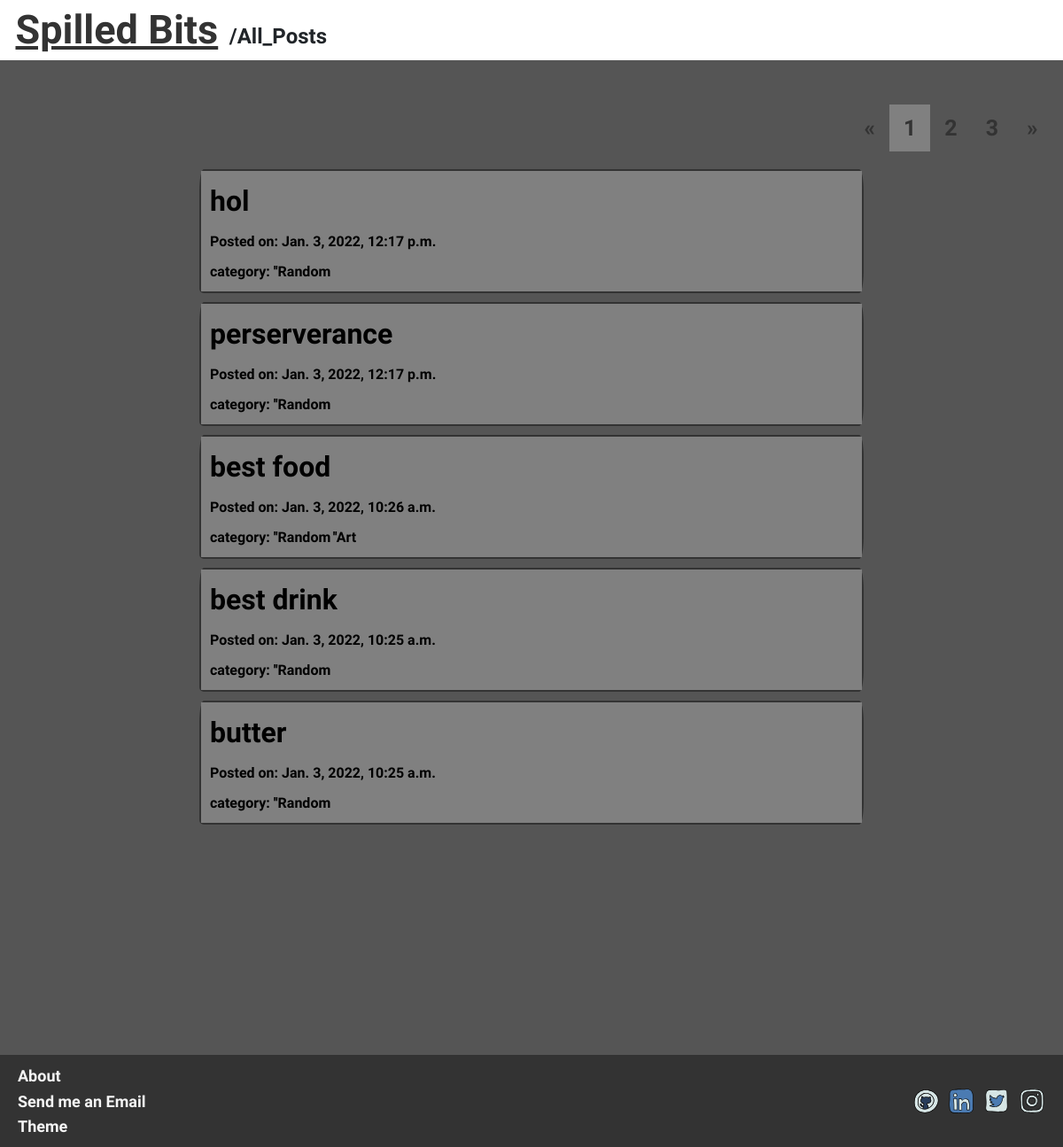
The page /all-posts/page/1/ on the database as committed earlier.
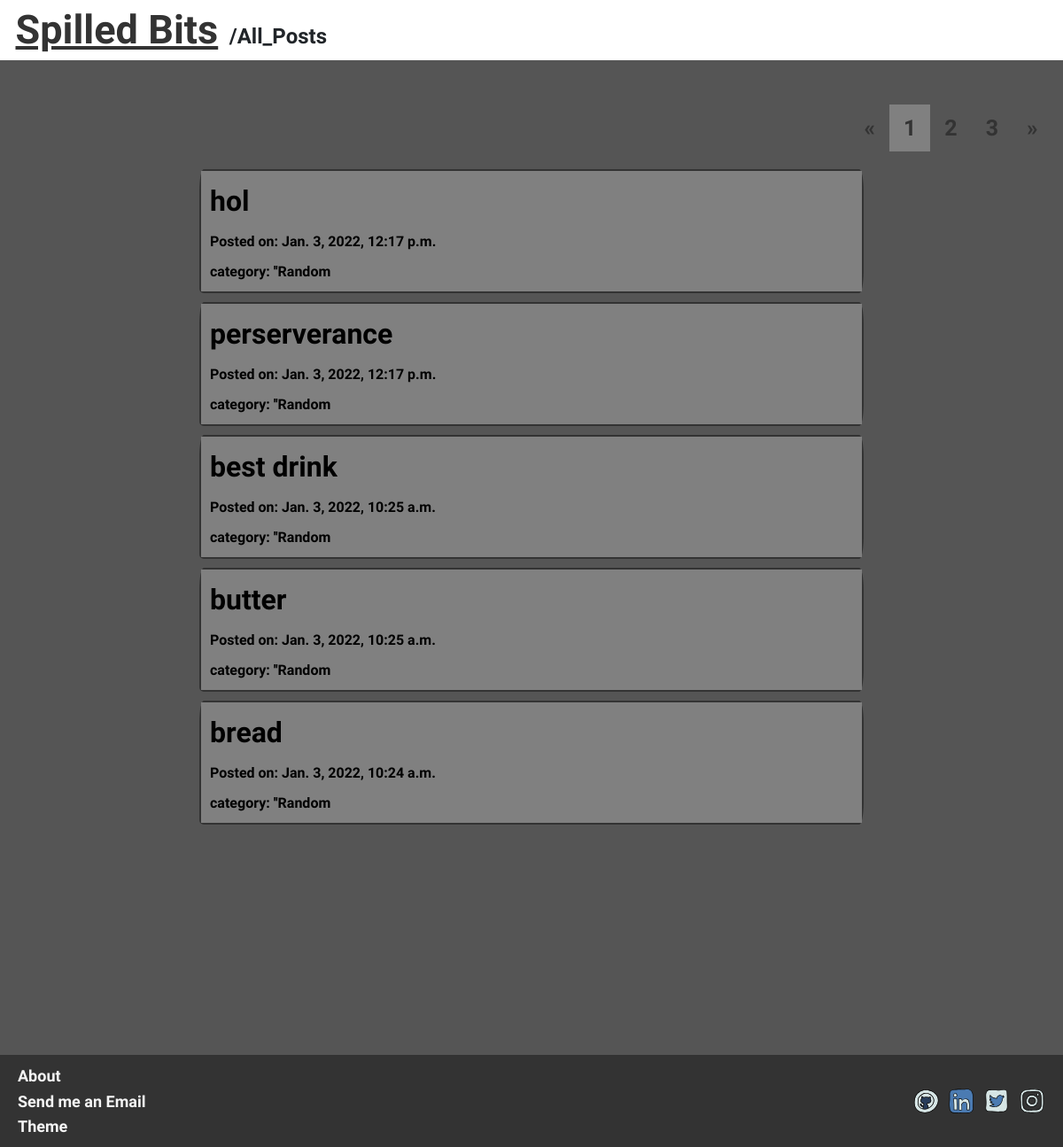
The same page on the database as committed later.
### spilled_bits/models.py (models this page shows, shortened)
class Article(models.Model):
    STATUS = (('Publish', 'Publish'), ('Private', 'Private'),)
    title = models.CharField(max_length=100, unique=True)
    content = models.TextField()
    slug = models.SlugField(max_length=200, blank=True, editable=False)
    date = models.DateTimeField(auto_now_add=True)
    status = models.CharField(max_length=15, choices=STATUS, blank=True, null=True)
    category = models.ManyToManyField(Category)

class Category(models.Model):
    name = models.CharField(max_length=50)
    def __str__(self) -> str:
        return self.name

### spilled_bits/views.py (the view)
# urls.py: path('all-posts/page/<int:page>/', views.AllPosts, name='all_posts'),
def AllPosts(request, page):
    posts = Article.objects.filter(status='Publish').count()
    itemSizePerPage = 5
    itemStart = (page-1) * itemSizePerPage
    itemEnd = itemStart + itemSizePerPage
    totalPageSize = math.ceil(posts/itemSizePerPage)
    paginatedItems = Article.objects.filter(status='Publish').order_by('-date')[itemStart:itemEnd] #Slicing QuerySet to return specific set of items
    limitPage = math.floor(page/5)
    if page%5 == 0:
        limitPage = limitPage-1
    startingPage = limitPage*5+1
    showedPages = (limitPage+1)*5 #last page for this page cluster
    nextShowedPages = 0 #Check if there is still more pages to show
    if showedPages < totalPageSize:
        nextShowedPages = showedPages+1
    prevShowedPages = 0 #Check if there is more pages in the previous
    if limitPage != 0:
        prevShowedPages = startingPage-1
    listPages = list() #Indexing showed cluster of pages
    if showedPages < totalPageSize:
        for startingPage in range(startingPage-1, showedPages):
            listPages.append(startingPage+1)
    elif showedPages > totalPageSize:
        for startingPage in range(startingPage-1, totalPageSize):
            listPages.append(startingPage+1)
    context = {
        'showedPages':showedPages,
        'nextShowedPages':nextShowedPages,
        'prevShowedPages':prevShowedPages,
        'limitPage':limitPage,
        'listPages':listPages,
        'totalPageSize':totalPageSize,
        'paginatedItems': paginatedItems,
        'pageNow': page,
    }
    return render(request, 'spilled_bits/all_posts.html', context)

### spilled_bits/templates/spilled_bits/all_posts.html (shortened to what this page needs)
{% extends 'common/base.html' %}
{% block content %}
    <div class="bg-light container-fluid mb-5">
        <a class="mx-3" href="{% url 'home' %}" style="font-size: 450%;">Spilled Bits</a>
        <span class="f-xlarge">/All_Posts</span>
    </div>
    <div class="container-fluid">
        <div class="pagination pull-right mx-2">
            {% if totalPageSize > 1 %}
                <a href="{% url 'all_posts' 1 %}">&laquo;</a>
                {% for page in listPages %}
                    {% if page == pageNow %}
                        <a class="active" href="{% url 'all_posts' page %}">{{page}}</a>
                    {% else %}
                        <a class="page" href="{% url 'all_posts' page %}">{{page}}</a>
                    {% endif %}
                {% endfor %}
                <a href="{% url 'all_posts' totalPageSize %}">&raquo;</a>
            {% else %}
                <a href="#">&laquo;</a>
                <a href="#">&raquo;</a>
            {% endif %}
        </div>
    </div>
    <div class="container all-posts">
        {% for post in paginatedItems %}
        <div class="card mb-3 mx-auto col-8 post">
            <a class="card-body" href="{% url 'article' post.slug pageNow %}">
                <p class="f-xxlarge">{{post.title}}</p>
                <p class="fc-3 f-med">Posted on: {{post.date}}</p>
                <small class="fc-3 f-med">category: </small>
                        {% for category in post.category.all %}
                            <small class="fc-3 f-med">''{{category}}</small>
                        {% endfor %}
            </a>
        </div>
        {% endfor %}
    </div>
    {% include 'common/footer.html' %}
{% endblock %}

Rows that differ between the two databases and show on the page:
no longer on this page (row edited): Article: title "best food", date "Jan. 3, 2022, 10:26 a.m.", Category (name "Random")
no longer on this page (row unchanged): Category: name "Art", shown under "best food"
now on this page (row unchanged): Article: title "bread", date "Jan. 3, 2022, 10:24 a.m.", Category (name "Random")
